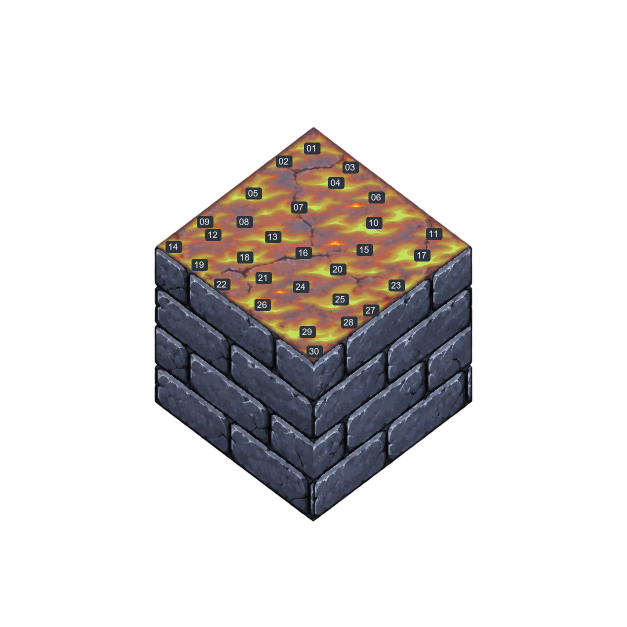
#> input picture docs/art/fire-single-tongue-20261106/field-inputs/coverage-fire24.png, 1254 x 1254 px, given in place of fire-low-24.png, which was not available (shown at 1/2 size)
$ python build.py
#> lines starting #> are read from the running program, lines starting #| are printed output that depends on the picture; after the words box and inside, x2 and y2 are one past the last pixel; in counts of white or black regions, pixels touching at a corner belong together
"""Extract static, source-pixel-exact fire strokes for later PixelLab selection.

No moving pixels are generated. All RGB in each context and transparent input
comes unchanged from the original 1254-square painting. Masks are binary alpha
guides over existing source pixels only.
"""
from pathlib import Path
from collections import deque
from PIL import Image, ImageDraw, ImageFilter, ImageFont
import hashlib
import json
import numpy as np

ROOT = Path(__file__).resolve().parents[4]
HERE = Path(__file__).resolve().parent
REPORT = ROOT/'test_reports/fire-single-tongue-20261106/field-inputs.json'
SIZE = 1254
MIN_CORE = 100
HALO_RADIUS = 3
TOP_VERTICES = [(627,245),(954,493),(627,734),(300,493)]
STYLES = {
    '24': {'source':'docs/art/fire-low-styles-20261104/fire-low-24.png',
           'core':'R>230 and G>135 and B<125',
           'medium':'R>220 and G>110 and B<150'},
    '29': {'source':'docs/art/fire-low-styles-20261104/fire-low-29.png',
           'core':'R>205 and G>95 and B<110 and R-G>75',
           'medium':'R>200 and G>92 and B<115 and R-G>70'},
}

def sha(path):
    return hashlib.sha256(path.read_bytes()).hexdigest()

def components(mask):
    """Eight-connected regions, retaining exact pixel coordinates for extraction."""
    labels = np.zeros(mask.shape, np.int32)
    groups = []
    for y0,x0 in zip(*np.where(mask)):
        if labels[y0,x0]: continue
        index=len(groups)+1
        labels[y0,x0]=index
        queue=deque([(int(x0),int(y0))]);pixels=[]
        while queue:
            x,y=queue.popleft();pixels.append((x,y))
            for dy in (-1,0,1):
                for dx in (-1,0,1):
                    xx,yy=x+dx,y+dy
                    if 0<=xx<SIZE and 0<=yy<SIZE and mask[yy,xx] and not labels[yy,xx]:
                        labels[yy,xx]=index;queue.append((xx,yy))
        xs=[x for x,_ in pixels];ys=[y for _,y in pixels]
        groups.append({'index':index,'pixels':pixels,
                       'bbox':[min(xs),min(ys),max(xs)+1,max(ys)+1],
                       'centroid':[sum(xs)/len(xs),sum(ys)/len(ys)]})
    return labels,groups

def crop_box(bbox):
    x0,y0,x1,y1=bbox
    span=max(x1-x0,y1-y0)
    size=128 if span+20<=128 else 256
    if span+20>256: raise ValueError(f'Connected stroke too large for native crop: {bbox}')
    cx=(x0+x1)//2;cy=(y0+y1)//2
    left=max(0,min(SIZE-size,cx-size//2));top=max(0,min(SIZE-size,cy-size//2))
    box=[left,top,left+size,top+size]
    if x0-left<10 or box[2]-x1<10 or y0-top<10 or box[3]-y1<10:
        raise ValueError(f'Insufficient source margin {bbox} in {box}')
    return box

def style_masks(key,rgba,top):
    r,g,b,a=[rgba[:,:,i].astype(np.int16) for i in range(4)]
    if key=='24':
        core=(r>230)&(g>135)&(b<125)
        medium=(r>220)&(g>110)&(b<150)
    else:
        core=(r>205)&(g>95)&(b<110)&(r-g>75)
        medium=(r>200)&(g>92)&(b<115)&(r-g>70)
    valid=top&(a>200)
    core &= valid;medium &= valid
    assert not (core&~medium).any()
    return core,medium

def font():
    path=Path('C:/Windows/Fonts/arial.ttf')
    return ImageFont.truetype(str(path),18) if path.exists() else ImageFont.load_default()

def build_style(key,spec):
    source_path=ROOT/spec['source'];source=Image.open(source_path).convert('RGBA')
    source_array=np.array(source)
    top_image=Image.new('1',(SIZE,SIZE),0)
    ImageDraw.Draw(top_image).polygon(TOP_VERTICES,fill=1)
    top=np.array(top_image,dtype=bool)
    core,medium=style_masks(key,source_array,top)
    labels,all_components=components(medium)
    core_count=np.bincount(labels[core],minlength=len(all_components)+1)
    selected=[c for c in all_components if core_count[c['index']]>=MIN_CORE]
    selected.sort(key=lambda c:(c['centroid'][1],c['centroid'][0]))
    residual=[c for c in all_components if 0<core_count[c['index']]<MIN_CORE]
    coverage=np.zeros((SIZE,SIZE),np.uint16)
    selected_core=np.zeros((SIZE,SIZE),bool)
    group_rows=[]
    style_dir=HERE/f'fire{key}';style_dir.mkdir(parents=True,exist_ok=True)
    for ordinal,component in enumerate(selected,1):
        name=f'fire{key}-{ordinal:02}'
        group_dir=style_dir/name;group_dir.mkdir(parents=True,exist_ok=True)
        box=crop_box(component['bbox']);x0,y0,x1,y1=box
        size=x1-x0
        region=source_array[y0:y1,x0:x1]
        local=np.zeros((size,size),np.uint8)
        for x,y in component['pixels']:local[y-y0,x-x0]=255
        dilated=np.array(Image.fromarray(local,'L').filter(ImageFilter.MaxFilter(2*HALO_RADIUS+1)))>0
        alpha_mask=dilated&(region[:,:,3]>0)
        own_core=(labels[y0:y1,x0:x1]==component['index'])&core[y0:y1,x0:x1]
        assert not (own_core&~alpha_mask).any()
        selected_core[y0:y1,x0:x1] |= own_core
        coverage[y0:y1,x0:x1] += alpha_mask.astype(np.uint16)
        transparent=region.copy();transparent[:,:,3]=np.where(alpha_mask,region[:,:,3],0)
        assert np.array_equal(transparent[:,:,:3],region[:,:,:3])
        context_path=group_dir/'context.png';input_path=group_dir/'input-transparent.png'
        alpha_path=group_dir/'alpha-mask.png';core_path=group_dir/'core-mask.png'
        Image.fromarray(region,'RGBA').save(context_path)
        Image.fromarray(transparent,'RGBA').save(input_path)
        Image.fromarray((alpha_mask*255).astype('uint8'),'L').save(alpha_path)
        Image.fromarray((own_core*255).astype('uint8'),'L').save(core_path)
        border=np.zeros((size,size),bool)
        border[0,:]=True;border[-1,:]=True;border[:,0]=True;border[:,-1]=True
        group_rows.append({'key':name,'source_component_id':component['index'],
            'crop_xyxy':box,'crop_size':size,'stroke_bbox_xyxy':component['bbox'],
            'core_pixels':int(own_core.sum()),'medium_stroke_pixels':len(component['pixels']),
            'alpha_mask_pixels':int(alpha_mask.sum()),
            'core_clipped_by_alpha_mask_pixels':int((own_core&~alpha_mask).sum()),
            'core_on_crop_border_pixels':int((own_core&border).sum()),
            'alpha_mask_on_crop_border_pixels':int((alpha_mask&border).sum()),
            'foreign_core_pixels_inside_alpha_mask':int((alpha_mask&core[y0:y1,x0:x1]&~own_core).sum()),
            'context_path':str(context_path.relative_to(ROOT)).replace('\\','/'),
            'context_sha256':sha(context_path),
            'input_path':str(input_path.relative_to(ROOT)).replace('\\','/'),
            'input_sha256':sha(input_path),
            'alpha_mask_path':str(alpha_path.relative_to(ROOT)).replace('\\','/'),
            'alpha_mask_sha256':sha(alpha_path),
            'core_mask_path':str(core_path.relative_to(ROOT)).replace('\\','/'),
            'core_mask_sha256':sha(core_path)})
    candidate_overlap_pixels=int((coverage>1).sum())
    candidate_foreign_core_pixels=sum(r['foreign_core_pixels_inside_alpha_mask'] for r in group_rows)
    prepared=[]
    for row in group_rows:
        x0,y0,x1,y1=row['crop_xyxy']
        mask=np.array(Image.open(ROOT/row['alpha_mask_path']).convert('L'))>0
        own=np.array(Image.open(ROOT/row['core_mask_path']).convert('L'))>0
        # Residual cores belong to the unchanged source plate; another selected
        # core always belongs to its own group, never to this group's halo.
        mask &= ~core[y0:y1,x0:x1] | own
        cy,cx=np.where(own)
        coords=np.stack((cx.astype(np.int32)+x0,cy.astype(np.int32)+y0),axis=1)
        prepared.append({'row':row,'box':(x0,y0,x1,y1),'mask':mask,'own':own,'coords':coords})
    coverage=np.zeros((SIZE,SIZE),np.uint16)
    for item in prepared:
        x0,y0,x1,y1=item['box'];coverage[y0:y1,x0:x1]+=item['mask'].astype(np.uint16)
    for y,x in zip(*np.where(coverage>1)):
        contenders=[]
        for item in prepared:
            x0,y0,x1,y1=item['box']
            if x0<=x<x1 and y0<=y<y1 and item['mask'][y-y0,x-x0]:
                delta=item['coords']-np.array([x,y],dtype=np.int32)
                distance=int(np.min(np.sum(delta*delta,axis=1)))
                contenders.append((distance,item['row']['key'],item))
        winner=min(contenders,key=lambda entry:(entry[0],entry[1]))[2]
        for _,_,item in contenders:
            if item is winner:continue
            x0,y0,_,_=item['box'];item['mask'][y-y0,x-x0]=False
    coverage=np.zeros((SIZE,SIZE),np.uint16)
    for item in prepared:
        row=item['row'];x0,y0,x1,y1=item['box'];mask=item['mask'];own=item['own']
        region=source_array[y0:y1,x0:x1]
        assert not (own&~mask).any()
        assert not (mask&core[y0:y1,x0:x1]&~own).any()
        coverage[y0:y1,x0:x1]+=mask.astype(np.uint16)
        transparent=region.copy();transparent[:,:,3]=np.where(mask,region[:,:,3],0)
        assert np.array_equal(transparent[:,:,:3],region[:,:,:3])
        input_path=ROOT/row['input_path'];alpha_path=ROOT/row['alpha_mask_path']
        Image.fromarray(transparent,'RGBA').save(input_path)
        Image.fromarray((mask*255).astype('uint8'),'L').save(alpha_path)
        border=np.zeros(mask.shape,bool)
        border[0,:]=True;border[-1,:]=True;border[:,0]=True;border[:,-1]=True
        row['alpha_mask_pixels']=int(mask.sum())
        row['core_clipped_by_alpha_mask_pixels']=int((own&~mask).sum())
        row['alpha_mask_on_crop_border_pixels']=int((mask&border).sum())
        row['foreign_core_pixels_inside_alpha_mask']=int((mask&core[y0:y1,x0:x1]&~own).sum())
        row['input_sha256']=sha(input_path);row['alpha_mask_sha256']=sha(alpha_path)
    assert not (coverage>1).any()
    uncovered=core&(coverage==0)
    overlap=coverage>1
    overlap_pairs=[]
    for i,left in enumerate(group_rows):
        lx0,ly0,lx1,ly1=left['crop_xyxy']
        for right in group_rows[i+1:]:
            rx0,ry0,rx1,ry1=right['crop_xyxy']
            x0,y0,x1,y1=max(lx0,rx0),max(ly0,ry0),min(lx1,rx1),min(ly1,ry1)
            if x0>=x1 or y0>=y1:continue
            la=np.array(Image.open(ROOT/left['alpha_mask_path']).convert('L'))>0
            ra=np.array(Image.open(ROOT/right['alpha_mask_path']).convert('L'))>0
            shared=int((la[y0-ly0:y1-ly0,x0-lx0:x1-lx0]&
                        ra[y0-ry0:y1-ry0,x0-rx0:x1-rx0]).sum())
            if shared:overlap_pairs.append({'a':left['key'],'b':right['key'],'pixels':shared})
    # Full source remains visible; translucent colors and numbers are QA only.
    overview=source.copy()
    tint=Image.new('RGBA',(SIZE,SIZE),(0,0,0,0));tint_pixels=np.array(tint)
    tint_pixels[coverage==1]=[42,210,130,72]
    tint_pixels[overlap]=[240,70,170,140]
    tint_pixels[uncovered]=[255,225,40,190]
    overview=Image.alpha_composite(overview,Image.fromarray(tint_pixels,'RGBA'))
    draw=ImageDraw.Draw(overview);label_font=font()
    for ordinal,c in enumerate(selected,1):
        x,y=round(c['centroid'][0]),round(c['centroid'][1])
        label=f'{ordinal:02}'
        draw.rounded_rectangle((x-16,y-11,x+16,y+12),radius=4,fill=(17,24,35,225))
        draw.text((x-11,y-10),label,fill='white',font=label_font)
    overview_path=HERE/f'coverage-fire{key}.png';overview.save(overview_path)
    residual_rows=[{'core_pixels':int(core_count[c['index']]),'bbox_xyxy':c['bbox']}
                   for c in residual]
    residual_rows.sort(key=lambda x:x['core_pixels'],reverse=True)
    return {'source_path':spec['source'],'source_sha256':sha(source_path),
        'source_size':[SIZE,SIZE],'core_threshold':spec['core'],
        'medium_stroke_threshold':spec['medium'],
        'top_polygon_xy':TOP_VERTICES,'min_significant_core_pixels':MIN_CORE,
        'alpha_mask':'8-connected medium stroke dilated by 3 native pixels, intersected with original nonzero alpha; foreign cores excluded and shared halo assigned to nearest own core',
        'group_count':len(group_rows),'core_pixels_total':int(core.sum()),
        'selected_core_pixels':int(selected_core.sum()),
        'uncovered_core_pixels':int(uncovered.sum()),
        'uncovered_core_percent':round(float(uncovered.sum()/core.sum()*100),3),
        'alpha_mask_overlap_pixels':int(overlap.sum()),
        'alpha_mask_overlap_max_multiplicity':int(coverage.max()),
        'alpha_mask_overlap_pairs':overlap_pairs,
        'candidate_overlap_pixels_before_nearest_core_assignment':candidate_overlap_pixels,
        'candidate_foreign_core_pixels_before_assignment':candidate_foreign_core_pixels,
        'overlap_resolution':'Foreign cores removed from halos; shared non-core halo pixels assigned by minimum Euclidean distance to each candidate group own core (key tie-break). Residual cores remain on static original plate.',
        'foreign_core_pixels_inside_masks_total':sum(r['foreign_core_pixels_inside_alpha_mask'] for r in group_rows),
        'groups_with_foreign_core':[r['key'] for r in group_rows if r['foreign_core_pixels_inside_alpha_mask']>0],
        'full_source_alpha_or_rgb_modified':False,
        'all_inputs_rgb_exact_source_crop':True,
        'core_clip_pixels_total':sum(r['core_clipped_by_alpha_mask_pixels'] for r in group_rows),
        'core_crop_border_pixels_total':sum(r['core_on_crop_border_pixels'] for r in group_rows),
        'alpha_crop_border_pixels_total':sum(r['alpha_mask_on_crop_border_pixels'] for r in group_rows),
        'overview_path':str(overview_path.relative_to(ROOT)).replace('\\','/'),
        'overview_legend':'green=covered by one static alpha group; pink=overlapping static groups; yellow=uncovered threshold core; numbered groups are individual inputs',
        'groups':group_rows,'static_residual_core_components':residual_rows,
        'caveat':'Threshold core coverage measures selected source light strokes, not animated coverage or artistic acceptance. Diffuse red heat outside the core stays on the original static tile.'}

def main():
    result={'purpose':'Static PixelLab input candidates for later whole-fire composition; no animation generated here.',
        'native_crops_only':True,'rgb_recolor_or_warp':False,'moving_frames_created':0,'provider_posts':0,
        'styles':{key:build_style(key,spec) for key,spec in STYLES.items()}}
#> in build_style, source is the input picture: PIL image 1254x1254 RGBA; mean R, G, B, A 21.9, 19, 18.3, 55.7
#> in build_style, `top_image=Image.new('1',(SIZE,SIZE),0)`: top_image: PIL image 1254x1254 1; every value is 0
#> in build_style, `ImageDraw.Draw(top_image).polygon(TOP_VERTICES,fill=1)`:
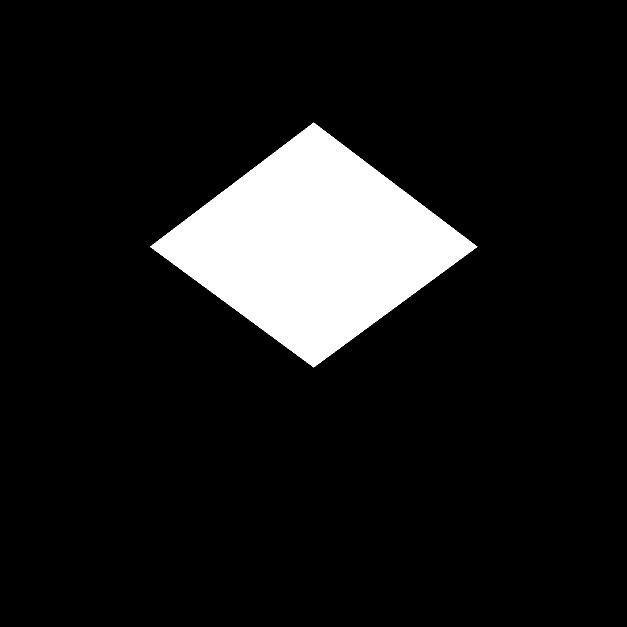
#> top_image: PIL image 1254x1254 1 (shown at 1/2 size); 10.2% white; 1 white region, box (x1, y1, x2, y2) and area: (300, 245, 955, 735) 160392
#> in style_masks, `core=(r>230)&(g>135)&(b<125)`: core: shape (1254, 1254) bool; 0.01% white in thin lines or dots, all inside (x1, y1, x2, y2) = (307, 277, 943, 725)
#> in style_masks, `medium=(r>220)&(g>110)&(b<150)`: medium: shape (1254, 1254) bool; 0.03% white; 89 white regions (86 under 20 px), largest, box (x1, y1, x2, y2) and area: (653, 482, 687, 491) 151, (698, 408, 724, 415) 99, (550, 581, 570, 587) 64
#> in style_masks, `valid=top&(a>200)`:
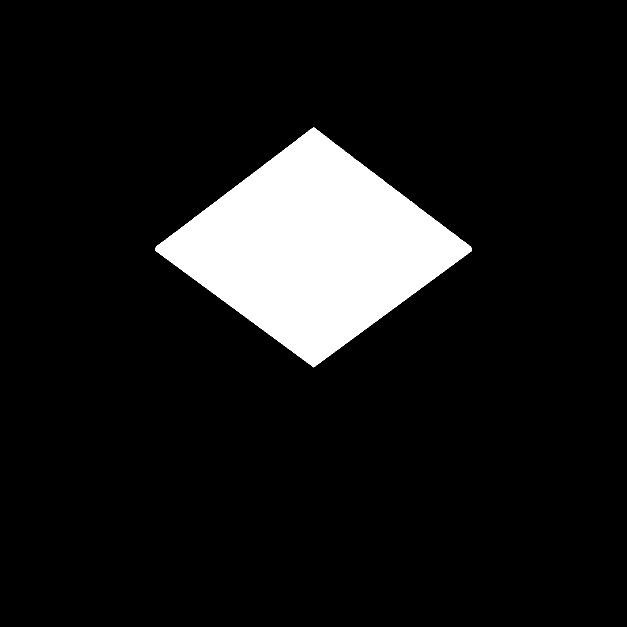
#> valid: shape (1254, 1254) bool (shown at 1/2 size); 9.8% white; 1 white region, box (x1, y1, x2, y2) and area: (310, 255, 943, 735) 154179
#> in style_masks, `core &= valid`: core: shape (1254, 1254) bool; 0.01% white; 3 white regions, box (x1, y1, x2, y2) and area: (662, 485, 680, 490) 52, (706, 409, 719, 414) 37, (555, 582, 565, 586) 25
#> the loop in components, `for y0,x0 in zip(*np.where(mask)):` made 326 passes
#> (y0, x0) on passes 3 to 5: (408, 709), (408, 710), (408, 711)
#> after the loop in components, `for y0,x0 in zip(*np.where(mask)):`: labels: shape (1254, 1254) int32; 9 distinct labels, from 0 to 8
#> after the loop in components, `for y0,x0 in zip(*np.where(mask)):`: groups = 8 items
#> in build_style, `core_count=np.bincount(labels[core],minlength=len(all_components)+1)`: core_count = [0, 0, 0, 37, 52, 0, 25, 0, 0]
#> in build_style, `selected=[c for c in all_components if core_count[c['index']]>=MIN_CORE]`: selected = []
#> in build_style, `residual=[c for c in all_components if 0<core_count[c['index']]<MIN_CO..`: residual = 3 items
#> after the loop in build_style, `for ordinal,component in enumerate(selected,1):`: coverage: shape (1254, 1254) uint16; every value is 0
#> after the loop in build_style, `for ordinal,component in enumerate(selected,1):`: group_rows = []
#> in build_style, `candidate_overlap_pixels=int((coverage>1).sum())`: candidate_overlap_pixels = 0
#> in build_style, `tint = Image.new('RGBA', (SIZE, SIZE), (0, 0, 0, 0))`: tint: PIL image 1254x1254 RGBA; every value is 0
#> in build_style, `tint_pixels[uncovered]=[255,225,40,190]`: tint_pixels: shape (1254, 1254, 4); mean R, G, B, A 0, 0, 0, 0
#> in build_style, `residual_rows=[{'core_pixels':int(core_count[c['index']]),'bbox_xyxy':..`: residual_rows = 3 items
#> call 2 of build_style, with key = '29'
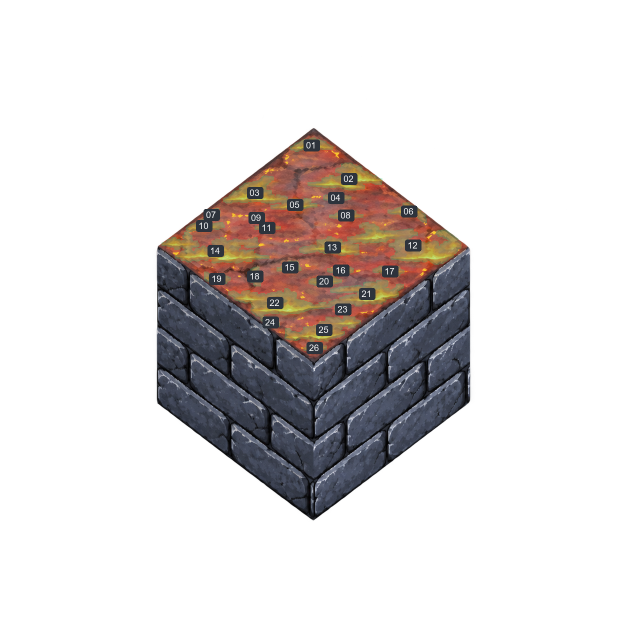
#> input picture docs/art/fire-single-tongue-20261106/field-inputs/coverage-fire29.png, 1254 x 1254 px, given in place of fire-low-29.png, which was not available (shown at 1/2 size)
#> in build_style, source is the input picture: PIL image 1254x1254 RGBA; mean R, G, B, A 21.7, 17.8, 17.3, 54.9
#> call 2 of style_masks, with key = '29'
#> in style_masks (call 2), `r,g,b,a=[rgba[:,:,i].astype(np.int16) for i in range(4)]`:
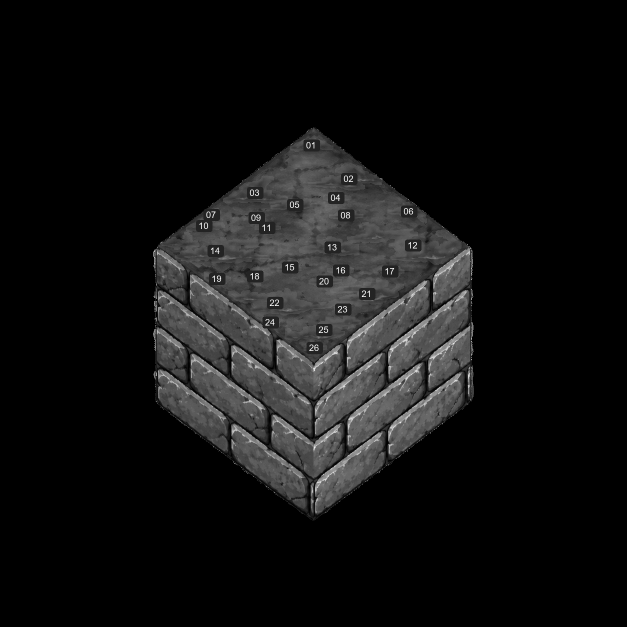
#> b: shape (1254, 1254) int16 (shown at 1/2 size); min 0, max 255, mean 17.3
#> in style_masks (call 2), `core=(r>205)&(g>95)&(b<110)&(r-g>75)`: core: shape (1254, 1254) bool; 0% white in thin lines or dots, all inside (x1, y1, x2, y2) = (324, 270, 921, 483)
#> in style_masks (call 2), `medium=(r>200)&(g>92)&(b<115)&(r-g>70)`: medium: shape (1254, 1254) bool; 0.07% white in thin lines or dots, all inside (x1, y1, x2, y2) = (324, 270, 921, 698)
#> in style_masks (call 2), `valid=top&(a>200)`:
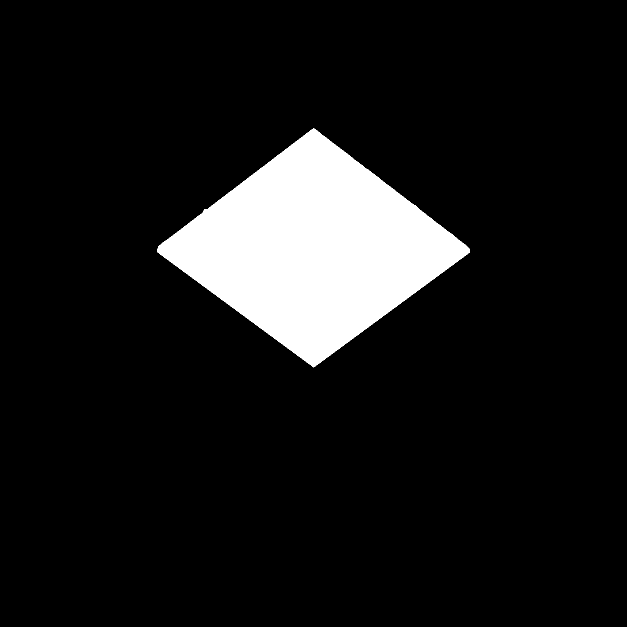
#> valid: shape (1254, 1254) bool (shown at 1/2 size); 9.7% white; 1 white region, box (x1, y1, x2, y2) and area: (314, 257, 939, 735) 152574
#> in style_masks (call 2), `medium &= valid`: medium: shape (1254, 1254) bool; 0.07% white in thin lines or dots, all inside (x1, y1, x2, y2) = (347, 298, 919, 698)
#> the loop in components (call 2), `for y0,x0 in zip(*np.where(mask)):` made 1029 passes
#> (y0, x0) on passes 4 to 6: (301, 664), (301, 665), (301, 667)
#> after the loop in components (call 2), `for y0,x0 in zip(*np.where(mask)):`: labels: shape (1254, 1254) int32; 289 distinct labels, from 0 to 288
#> in build_style (call 2), `labels,all_components=components(medium)`: all_components = 288 items
#> in build_style (call 2), `core_count=np.bincount(labels[core],minlength=len(all_components)+1)`: core_count = 289 values from 0 to 0
#> in build_style (call 2), `residual=[c for c in all_components if 0<core_count[c['index']]<MIN_CO..`: residual = []
    sample_keys=[('fire24','fire24-07'),('fire24','fire24-30'),('fire29','fire29-01'),('fire29','fire29-26')]
    samples=Image.new('RGBA',(512,568),(32,36,42,255));draw=ImageDraw.Draw(samples)
    for i,(style,key) in enumerate(sample_keys):
        img=Image.open(HERE/style/key/'input-transparent.png').convert('RGBA')
        if img.size!=(256,256):img=img.resize((256,256),Image.Resampling.NEAREST)
        background=Image.new('RGBA',(256,256),(42,48,56,255));background.alpha_composite(img)
#> after `background.alpha_composite(img)`:
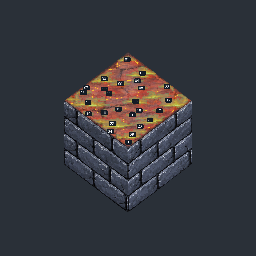
#> background: PIL image 256x256 RGBA; mean R, G, B, A 54.1, 55.1, 60.8, 255
        x=i%2*256;y=i//2*284
        samples.alpha_composite(background,(x,y+24));draw.text((x+5,y+5),key,fill='white')
#> after `samples.alpha_composite(background, (x, y + 24))`:
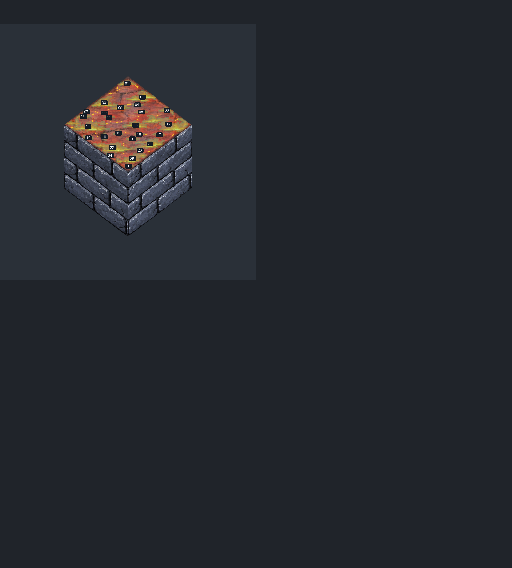
#> samples: PIL image 512x568 RGBA; mean R, G, B, A 37, 40.3, 46.2, 255
    samples.convert('RGB').save(HERE/'qa-transparent-samples.png')
    result['qa_sample_path']='docs/art/fire-single-tongue-20261106/field-inputs/qa-transparent-samples.png'
    result['qa_sample_note']='Preview-only: 128px samples enlarged with nearest-neighbor. PixelLab inputs are native and never resized.'
    REPORT.parent.mkdir(parents=True,exist_ok=True)
    REPORT.write_text(json.dumps(result,ensure_ascii=False,indent=2)+'\n',encoding='utf-8')
    for key,style in result['styles'].items():
        print(key,'groups',style['group_count'],'core',style['core_pixels_total'],
              'uncovered',style['uncovered_core_pixels'],'overlap',style['alpha_mask_overlap_pixels'],
              'clip',style['core_clip_pixels_total'])

#> (the run stopped early here; a loop or call above may not have finished)
